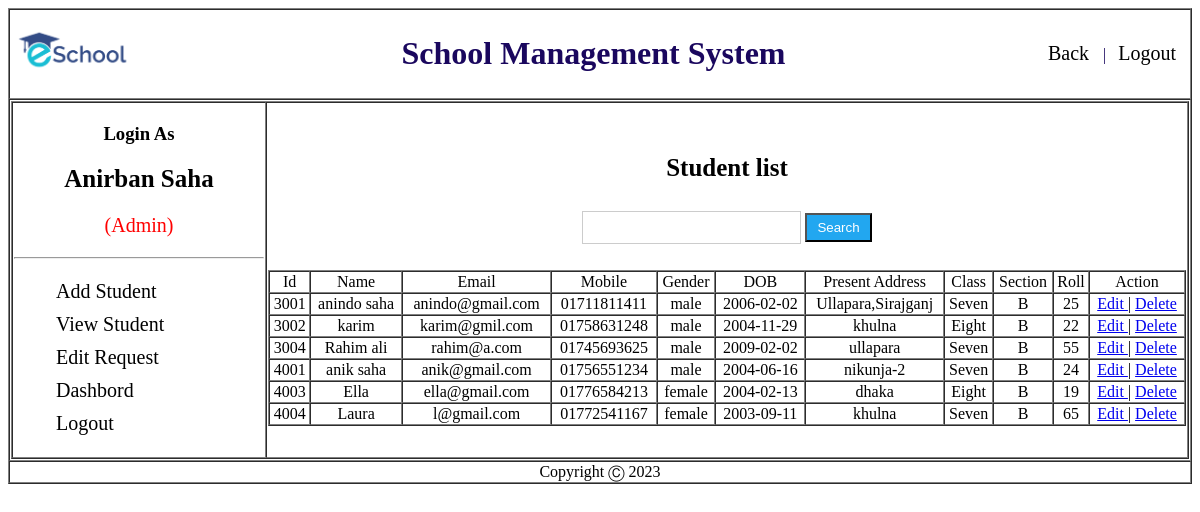
The app's page /Admin/view/viewStudent.php (signed in) with its own data.
### tables this page shows
CREATE TABLE `student` (
  `id` varchar(20) NOT NULL,
  `name` varchar(70) NOT NULL,
  `email` varchar(70) NOT NULL,
  `mobile` varchar(70) NOT NULL,
  `gender` varchar(70) NOT NULL,
  `dob` varchar(10) NOT NULL,
  `class` varchar(10) NOT NULL,
  `section` varchar(10) NOT NULL,
  `roll` varchar(70) NOT NULL,
  `p_address` varchar(70) NOT NULL,
  `password` varchar(70) NOT NULL,
  `marks` varchar(10) NOT NULL
);

### Admin/Model/studentModel.php (called while the page is built, shortened)
<?php
function allUserList(){
    $conn = getConnection();
    $sql = "select * from student";
    $result = mysqli_query($conn, $sql);
    $users =[];
		while($row = mysqli_fetch_assoc($result)){
			array_push($users, $row);
		}
		return $users;
}
?>

### Admin/View/viewStudent.php (the view, shortened to what this page needs)
<?php
	include('header.php');
	include_once('../model/studentModel.php');
	$UsersList = allUserList();
?>
<div id="sidebar" class="">
                <ul>
                  <li><a href="addStudent.php">Add Student</a></li>
                  <li><a href="viewStudent.php">View Student</a></li>
                    <li><a href="editrequestlist.php">Edit Request</a></li>
                  <li><a href="dashboard.php">Dashbord</a></li>
                  <li><a href="../Controller/logout.php">Logout</a></li>
                </ul>
							</div>
              </td>
              <td>
                <center><h2>Student list</h2>
									<input type="text" name="name" id="name" onkeyup="ajax()" />
									<input type="button" name="" value="Search">
								</center>
								<div id="myh1" class="">
									<br>
								<?php
								echo "<table border = 1 width='100%' cellspacing = 0  >
								<tr align = 'center'>
										<td>Id</td>
										<td>Name</td>
										<td>Email</td>
										<td>Mobile</td>
										<td>Gender</td>
										<td>DOB</td>
										<td>Present Address</td>
										<td>Class</td>
										<td>Section</td>
										<td>Roll</td>
										<td>Action</td>
								</tr>";
								for($i = 0; $i<count($UsersList); $i++){
										echo "<tr align = 'center'>
										<td>{$UsersList[$i]['id']}</td>
										<td>{$UsersList[$i]['name']}</td>
										<td>{$UsersList[$i]['email']}</td>
										<td>{$UsersList[$i]['mobile']}</td>
										<td>{$UsersList[$i]['gender']}</td>
										<td>{$UsersList[$i]['dob']}</td>
										<td>{$UsersList[$i]['p_address']}</td>
										<td>{$UsersList[$i]['class']}</td>
										<td>{$UsersList[$i]['section']}</td>
										<td>{$UsersList[$i]['roll']}</td>
										<td> <a href='editStudent.php?id={$UsersList[$i]['id']}'> Edit </a> | <a href='deleteStudent.php?id={$UsersList[$i]['id']}'> Delete </a>  </td>
								</tr>";
								}
								echo "</table>";
								?>
								</div>
              </td>
            </tr>
          </table>
        </td>
      </tr>
      <?php include('footer.php'); ?>

### Admin/Style/sidebar.css (style rules this page uses)
#navigation h2 { font-size: 25px; text-align: center; }
#sidebar ul li { list-style-type: none; font-size: 20px; padding: 5px 2px; }
#sidebar ul li:last-child { border-bottom: 0; }
#sidebar ul li a { text-decoration: none; color: #000; }
input[type=button] { background-color: #22A7F0; width: auto; color: white; padding: 5px 10px; cursor: pointer; }
input[type=text],input[type=email], input[type=password] { padding: 8px 20px; margin: 8px 0; display: inline-block; border: 1px solid #ccc; box-sizing: border-box; }

### records on screen
student: id "3001", name "anindo saha", email "anindo@gmail.com", mobile "01711811411", gender "male", dob "2006-02-02", p_address "Ullapara,Sirajganj", class "Seven", section "B", roll "25"
student: id "3002", name "karim", email "karim@gmil.com", mobile "01758631248", gender "male", dob "2004-11-29", p_address "khulna", class "Eight", section "B", roll "22"
student: id "3004", name "Rahim ali", email "rahim@a.com", mobile "01745693625", gender "male", dob "2009-02-02", p_address "ullapara", class "Seven", section "B", roll "55"
student: id "4001", name "anik saha", email "anik@gmail.com", mobile "01756551234", gender "male", dob "2004-06-16", p_address "nikunja-2", class "Seven", section "B", roll "24"
student: id "4003", name "Ella", email "ella@gmail.com", mobile "01776584213", gender "female", dob "2004-02-13", p_address "dhaka", class "Eight", section "B", roll "19"
student: id "4004", name "Laura", email "l@gmail.com", mobile "01772541167", gender "female", dob "2003-09-11", p_address "khulna", class "Seven", section "B", roll "65"

### other values on screen
$_COOKIE['name'] "Anirban Saha"
